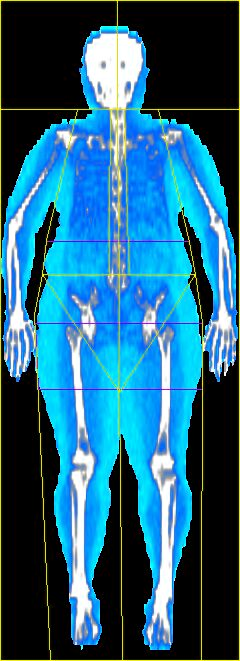
#> input picture COS3401(1-86)/Final/images/body_color.jpg, 240 x 661 px
$ jupyter execute assignment2.ipynb
#> lines starting #> are read from the running program, lines starting #| are printed output that depends on the picture; after the words box and inside, x2 and y2 are one past the last pixel; in counts of white or black regions, pixels touching at a corner belong together
### COS3401(1-86)/Final/utility.py
# numpy
# matplotlib
# opencv-python

from typing import Any

import cv2
import matplotlib.pyplot as plt
import numpy as np

def show_image_plt(img: Any, *, title: str = '', gray: bool = False) -> None:
    """แสดงภาพด้วย Matplotlib (เหมาะสำหรับ Jupyter Notebook)"""
    plt.axis('off')
    plt.imshow(img, cmap='gray' if gray else None)
    if title:
        plt.title(title)
    plt.show()

def show_image_cv2(img: cv2.typing.MatLike, *, title: str = '') -> None:
    """แสดงภาพด้วยหน้าต่างของ OpenCV (เหมาะสำหรับรันสคริปต์ .py)"""
    cv2.imshow(title, img)
    cv2.waitKey(0)
    cv2.destroyAllWindows()


# [327 lines left out: functions apply_gamma_correction, normalize_contrast, reduce_saturation, bgr_to_cmyk, cmyk_to_rgb, bgr_to_cmyk_channels and 10 more, not called in this run]

### COS3401(1-86)/Final/assignment2.ipynb
[cell 1]
import cv2
import numpy as np
from utility import *

[cell 2]
img = cv2.imread('./images/body_color.jpg', cv2.IMREAD_COLOR_RGB)
#> img is the input picture: shape (661, 240, 3); mean B, G, R 126.3, 98.8, 37.5

[cell 3]
show_image_plt(img)

[cell 4]
hsv = cv2.cvtColor(img, cv2.COLOR_RGB2HSV)
#> hsv: shape (661, 240, 3); mean H, S, V 37.3, 177.8, 131.4

[cell 5]
h, _, _ = cv2.split(hsv)
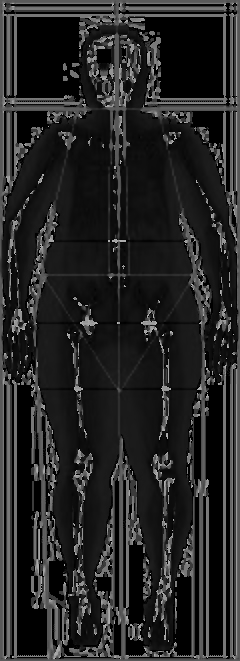
#> h: shape (661, 240); min 0, max 179, mean 37.3

[cell 6]
h_double = h.astype(np.uint16) * 2
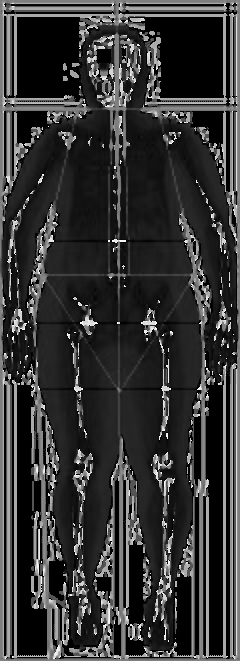
#> h_double: shape (661, 240) uint16; min 0, max 358, mean 74.6; drawn with min black and max white
mask_h = ((h_double >= 1) & (h_double <= 35))
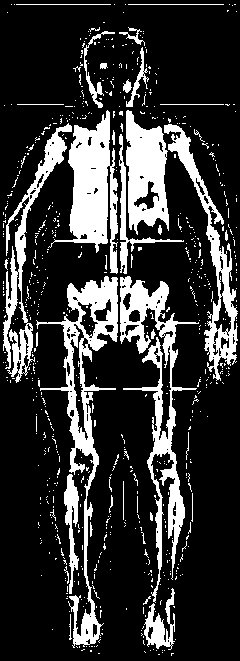
#> mask_h: shape (661, 240) bool; 20.5% white; 693 white regions (657 under 20 px), largest, box (x1, y1, x2, y2) and area: (36, 276, 118, 648) 5640, (120, 276, 199, 603) 5476, (48, 110, 118, 274) 4950
result = (mask_h.astype(np.uint8)) * 255

[cell 7]
show_image_cv2(result)

[cell 8]
show_image_cv2(result)

[cell 9]
result_blur = cv2.medianBlur(result, 5)
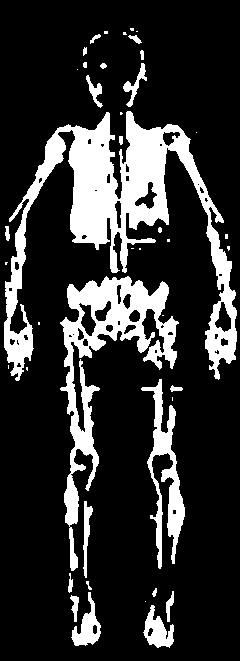
#> result_blur: shape (661, 240); 19% white; 42 white regions (19 under 20 px), largest, box (x1, y1, x2, y2) and area: (4, 111, 237, 381) 16274, (60, 276, 179, 571) 8092, (141, 379, 185, 569) 2643

[cell 10]
show_image_cv2(result_blur)
